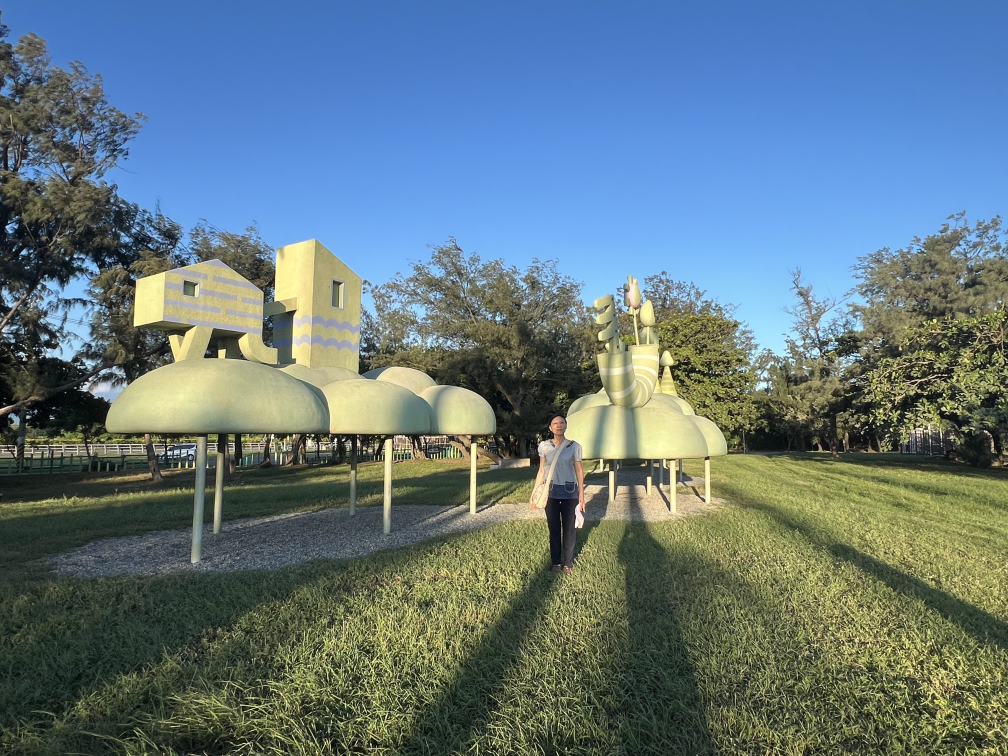
#> input picture data/drone_show/assets/asset_19806b15.jpeg, 4032 x 3024 px (shown at 1/4 size)
$ python -i image_to_points.py   (imports and definitions only)
#> lines starting #> are read from the running program, lines starting #| are printed output that depends on the picture; after the words box and inside, x2 and y2 are one past the last pixel; in counts of white or black regions, pixels touching at a corner belong together
### src/radar_drone_vision/drone_show/led.py
"""LED color system — RGB565/RGB888 conversion, gamma, takeoff-blue rules."""

from __future__ import annotations

import numpy as np


def rgb888_to_rgb565(r: int, g: int, b: int) -> int:
    """Convert 24-bit RGB to 16-bit RGB565."""
    return ((r >> 3) << 11) | ((g >> 2) << 5) | (b >> 3)


# [6 lines left out: function rgb565_to_rgb888, not called in this run]


def apply_gamma(rgb: tuple[int, int, int], gamma: float = 2.2) -> tuple[int, int, int]:
    """Apply gamma correction."""
    return tuple(int(255 * (c / 255.0) ** (1.0 / gamma)) for c in rgb)  # type: ignore


# Takeoff blue (low brightness)
TAKEOFF_BLUE_888 = (0, 60, 200)
TAKEOFF_BLUE_565 = rgb888_to_rgb565(*TAKEOFF_BLUE_888)

# Hold blue (mid brightness)
HOLD_BLUE_888 = (0, 100, 255)
HOLD_BLUE_565 = rgb888_to_rgb565(*HOLD_BLUE_888)


# [94 lines left out: functions cluster_colors, nearest_palette_color, compute_color_loss_report, not called in this run]

### src/radar_drone_vision/drone_show/image_to_points.py
"""Image-to-formation-points engine.

Converts images (PNG/JPG/SVG) into drone formation point clouds,
with importance-weighted sampling, color extraction, and detail scoring.

PRIVATE CORE: This module must NOT be exposed to the frontend.
"""

from __future__ import annotations

import logging
import uuid
from pathlib import Path
from typing import List, Optional, Tuple

import cv2
import numpy as np

from .led import cluster_colors, nearest_palette_color, rgb888_to_rgb565
from .schemas import FormationFrame, FormationPoint

logger = logging.getLogger(__name__)


# [50 lines left out: functions _detect_background_color, load_and_preprocess, not called in this run]


def extract_contour_points(gray: np.ndarray, bgr: Optional[np.ndarray] = None) -> np.ndarray:
    """Extract contour points, filtering out dark/background regions."""
    h, w = gray.shape

    # Threshold: only keep bright-enough areas
    _, binary = cv2.threshold(gray, 30, 255, cv2.THRESH_BINARY)

    # If color image provided, also filter by color brightness
    if bgr is not None:
        brightness = bgr.astype(np.float32).sum(axis=2)
        bright_mask = (brightness > 60).astype(np.uint8) * 255
        binary = cv2.bitwise_and(binary, bright_mask)

    # Clean up: remove small noise blobs
    kernel = cv2.getStructuringElement(cv2.MORPH_ELLIPSE, (3, 3))
    binary = cv2.morphologyEx(binary, cv2.MORPH_OPEN, kernel)

    # Edge detection on cleaned binary
    edges = cv2.Canny(binary, 50, 150)

    # Find contours — EXTERNAL only (skip internal dark-region borders)
    contours, _ = cv2.findContours(edges, cv2.RETR_EXTERNAL, cv2.CHAIN_APPROX_NONE)

    if not contours:
        # Fallback: use bright pixels directly
        pts = np.column_stack(np.where(binary > 0))
        if len(pts) == 0:
            pts = np.column_stack(np.where(gray > 30))
        return pts[:, ::-1] if len(pts) > 0 else np.array([[0, 0]])

    # Collect contour points, but skip any that land on dark pixels
    all_pts = []
    for contour in contours:
        if len(contour) < 3:
            continue
        pts = contour.reshape(-1, 2)
        # Filter: only keep points where the image is actually bright
        if bgr is not None:
            bright_pts = []
            for px, py in pts:
                px_c = int(np.clip(px, 0, w - 1))
                py_c = int(np.clip(py, 0, h - 1))
                b, g, r = bgr[py_c, px_c]
                if int(b) + int(g) + int(r) > 60:
                    bright_pts.append([px, py])
            if bright_pts:
                all_pts.append(np.array(bright_pts))
        else:
            all_pts.append(pts)

    if not all_pts:
        pts = np.column_stack(np.where(binary > 0))
        return pts[:, ::-1] if len(pts) > 0 else np.array([[0, 0]])

    return np.vstack(all_pts)


# [247 lines left out: functions extract_skeleton, score_saliency, compute_importance, sample_points_by_count, generate_formation_from_image, not called in this run]

>>> import cv2
>>> picture = cv2.imread('../../../data/drone_show/assets/asset_19806b15.jpeg', cv2.IMREAD_GRAYSCALE)
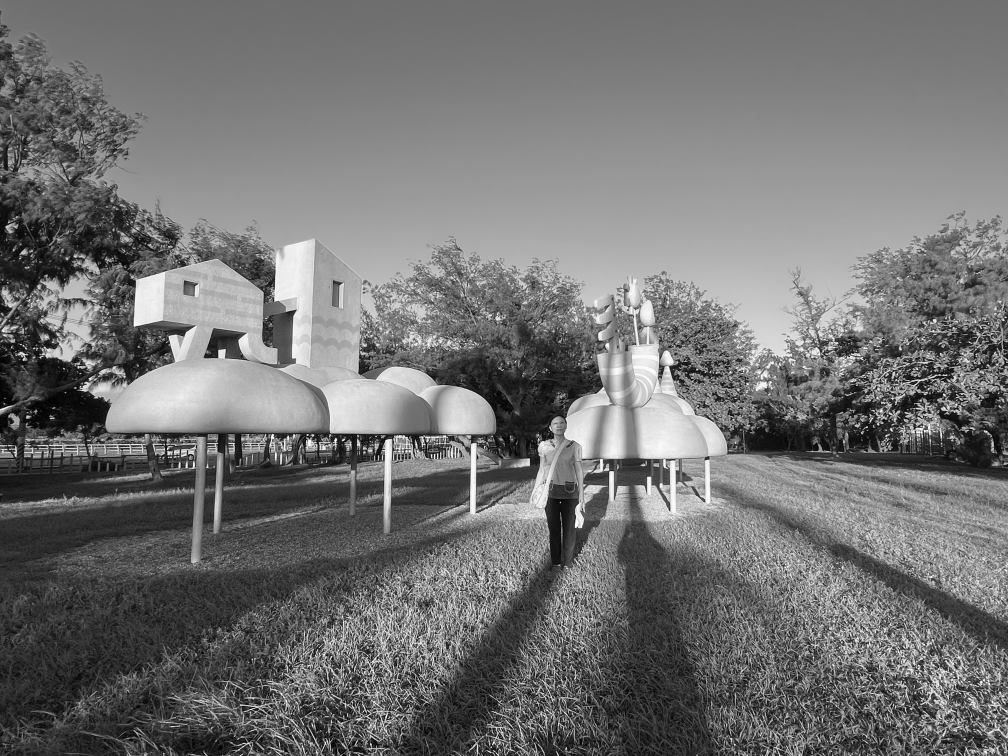
#> picture: shape (3024, 4032) (shown at 1/4 size); min 0, max 255, mean 114.8
>>> result = extract_contour_points(picture)
#> in extract_contour_points, `_, binary = cv2.threshold(gray, 30, 255, cv2.THRESH_BINARY)`:
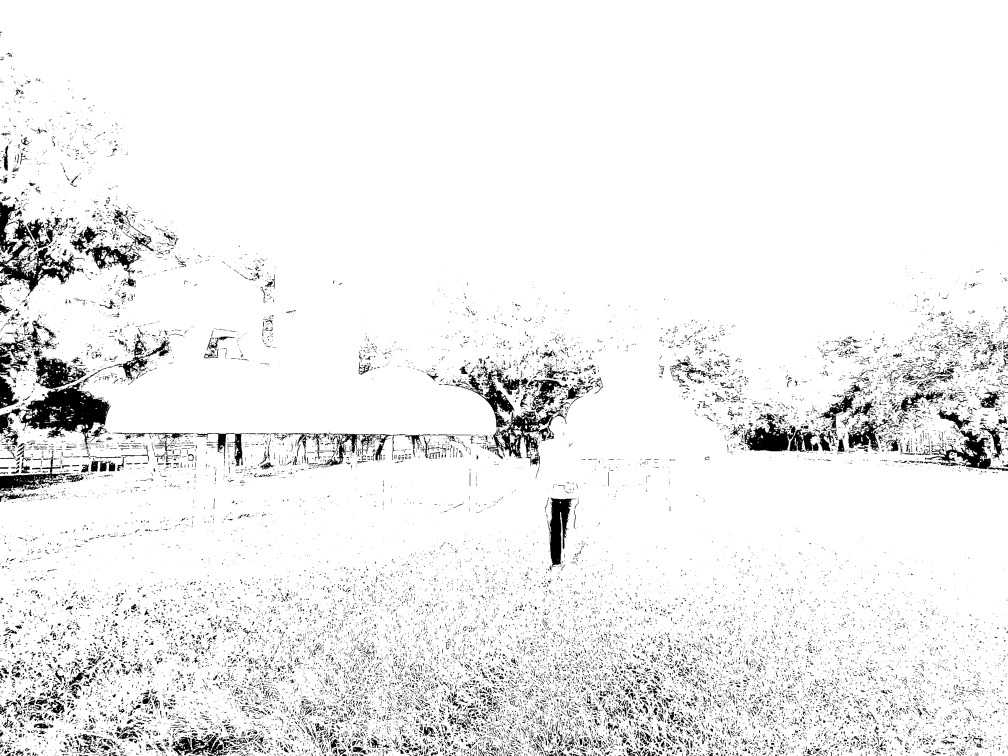
#> binary: shape (3024, 4032) (shown at 1/4 size); 93.4% white; 27095 black regions (21240 under 20 px), largest, box (x1, y1, x2, y2) and area: (0, 1426, 443, 1809) 59547, (0, 876, 321, 1171) 24255, (2976, 1653, 3267, 1807) 20381
#> in extract_contour_points, `binary = cv2.morphologyEx(binary, cv2.MORPH_OPEN, kernel)`: binary: shape (3024, 4032); 93% white; 22977 black regions (17217 under 20 px), largest, box (x1, y1, x2, y2) and area: (0, 1393, 443, 1835) 65279, (1777, 1439, 2373, 1915) 41743, (0, 805, 339, 1171) 39423
#> in extract_contour_points, `edges = cv2.Canny(binary, 50, 150)`:
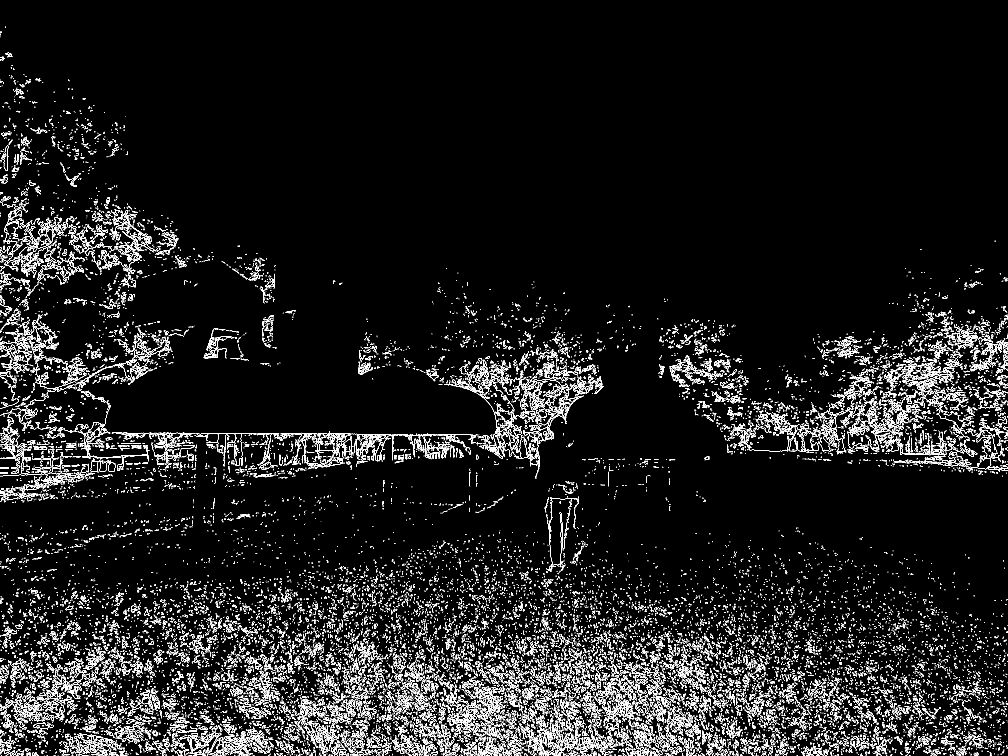
#> edges: shape (3024, 4032) (shown at 1/4 size); 3.7% white in thin lines or dots
#> in extract_contour_points, `contours, _ = cv2.findContours(edges, cv2.RETR_EXTERNAL, cv2.CHAIN_APP..`: contours = 36906 contours, 34928 with area under 20; largest, box (x1, y1, x2, y2) and area: (907, 2936, 989, 2979) 900, (2052, 1720, 2087, 1745) 502, (403, 1000, 427, 1037) 452, (1221, 2904, 1259, 2975) 406, (2570, 2814, 2593, 2856) 388
#> the loop in extract_contour_points, `for contour in contours:` made 36906 passes
#> contour on passes 1 to 3: [[3967, 3023]], [[3834, 3023], [3835, 3023]], [[3812, 3023]]
#> after the loop in extract_contour_points, `for contour in contours:`: all_pts = 26553 items
#> result = 642652 pairs, first value 0 to 4031, second value 107 to 3023

$ run again, on data/drone_show/assets/asset_b2997dbe.jpeg
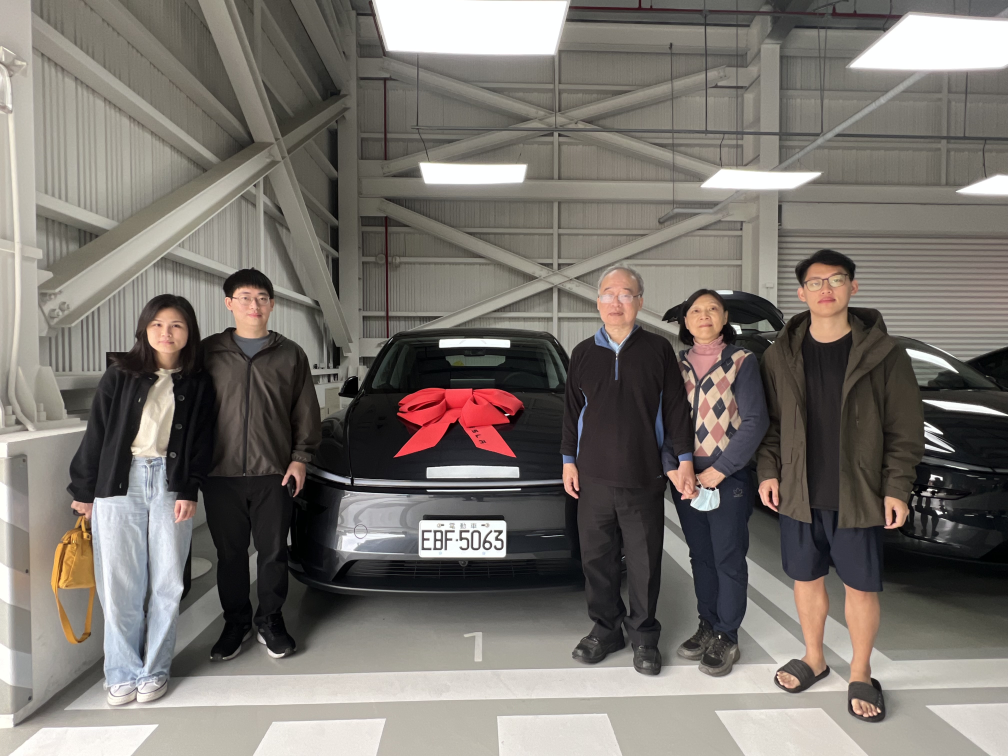
#> input picture data/drone_show/assets/asset_b2997dbe.jpeg, 4032 x 3024 px (shown at 1/4 size)
#> in extract_contour_points, `_, binary = cv2.threshold(gray, 30, 255, cv2.THRESH_BINARY)`:
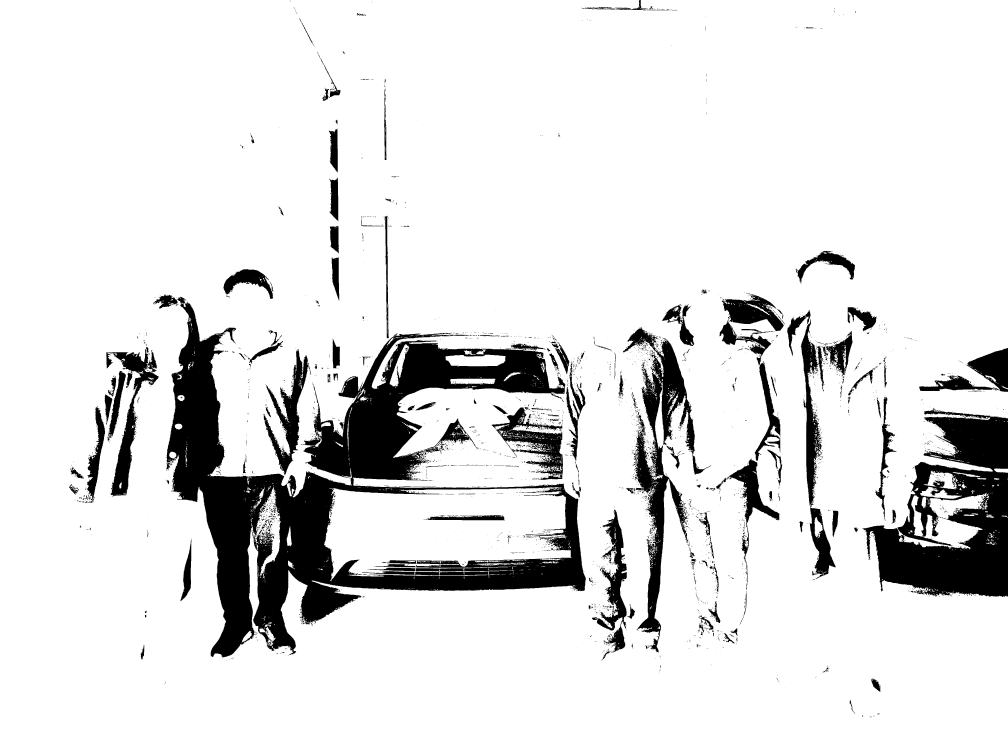
#> binary: shape (3024, 4032) (shown at 1/4 size); 88.2% white; 3982 black regions (3589 under 20 px), largest, box (x1, y1, x2, y2) and area: (663, 1187, 2343, 2629) 708795, (3449, 1634, 4032, 2388) 230710, (2492, 1308, 2845, 2611) 94268
#> in extract_contour_points, `edges = cv2.Canny(binary, 50, 150)`:
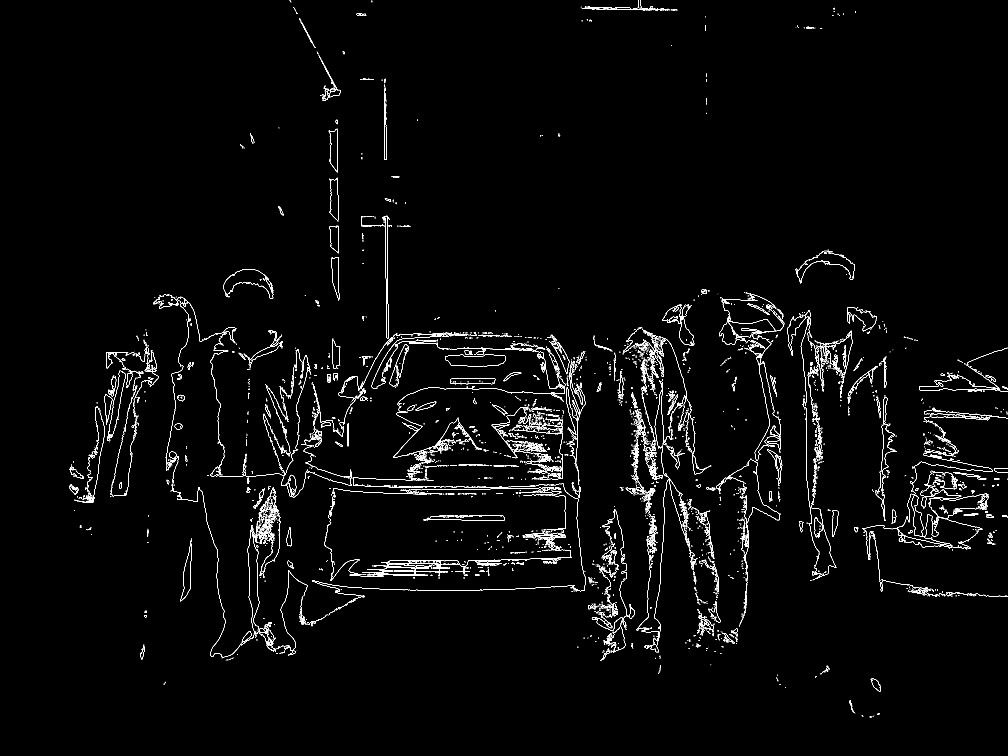
#> edges: shape (3024, 4032) (shown at 1/4 size); 1.2% white in thin lines or dots, all inside (x1, y1, x2, y2) = (276, 0, 4032, 2869)
#> contours = 5893 contours, 5439 with area under 20; largest, box (x1, y1, x2, y2) and area: (1781, 1418, 2022, 1465) 9224, (1037, 2507, 1102, 2584) 1292, (1146, 2109, 1167, 2185) 915, (2197, 1413, 2237, 1483) 825, (967, 2524, 1007, 2570) 774
#> the loop in extract_contour_points, `for contour in contours:` made 5893 passes
#> contour on passes 2, 4, 5: [[3452, 2866]], [[3497, 2863]], [[3495, 2863]]
#> after the loop in extract_contour_points, `for contour in contours:`: all_pts = 4625 items
#> result = 226763 pairs, first value 276 to 4031, second value 0 to 2868
